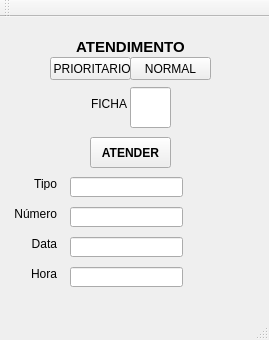
<?xml version="1.0" encoding="UTF-8"?>
<ui version="4.0">
 <class>atendimento</class>
 <widget class="QMainWindow" name="atendimento">
  <property name="geometry">
   <rect>
    <x>0</x>
    <y>0</y>
    <width>269</width>
    <height>340</height>
   </rect>
  </property>
  <property name="windowTitle">
   <string>atendimento</string>
  </property>
  <widget class="QWidget" name="centralWidget">
   <widget class="QPushButton" name="prioritario">
    <property name="geometry">
     <rect>
      <x>50</x>
      <y>40</y>
      <width>81</width>
      <height>23</height>
     </rect>
    </property>
    <property name="acceptDrops">
     <bool>false</bool>
    </property>
    <property name="text">
     <string> PRIORITARIO</string>
    </property>
   </widget>
   <widget class="QPushButton" name="normal">
    <property name="geometry">
     <rect>
      <x>130</x>
      <y>40</y>
      <width>81</width>
      <height>23</height>
     </rect>
    </property>
    <property name="text">
     <string>NORMAL</string>
    </property>
   </widget>
   <widget class="QLabel" name="label">
    <property name="geometry">
     <rect>
      <x>50</x>
      <y>20</y>
      <width>161</width>
      <height>20</height>
     </rect>
    </property>
    <property name="text">
     <string>&lt;html&gt;&lt;head/&gt;&lt;body&gt;&lt;p align=&quot;center&quot;&gt;&lt;span style=&quot; font-size:11pt; font-weight:600;&quot;&gt;ATENDIMENTO&lt;/span&gt;&lt;/p&gt;&lt;/body&gt;&lt;/html&gt;</string>
    </property>
   </widget>
   <widget class="QLineEdit" name="novaFicha">
    <property name="geometry">
     <rect>
      <x>130</x>
      <y>70</y>
      <width>41</width>
      <height>41</height>
     </rect>
    </property>
    <property name="font">
     <font>
      <pointsize>10</pointsize>
     </font>
    </property>
    <property name="text">
     <string/>
    </property>
   </widget>
   <widget class="QLabel" name="label_2">
    <property name="geometry">
     <rect>
      <x>80</x>
      <y>80</y>
      <width>47</width>
      <height>13</height>
     </rect>
    </property>
    <property name="text">
     <string>&lt;html&gt;&lt;head/&gt;&lt;body&gt;&lt;p align=&quot;right&quot;&gt;FICHA&lt;/p&gt;&lt;/body&gt;&lt;/html&gt;</string>
    </property>
   </widget>
   <widget class="QPushButton" name="atender">
    <property name="geometry">
     <rect>
      <x>90</x>
      <y>120</y>
      <width>81</width>
      <height>31</height>
     </rect>
    </property>
    <property name="font">
     <font>
      <pointsize>9</pointsize>
      <weight>75</weight>
      <bold>true</bold>
     </font>
    </property>
    <property name="acceptDrops">
     <bool>false</bool>
    </property>
    <property name="text">
     <string>ATENDER</string>
    </property>
   </widget>
   <widget class="QLineEdit" name="tipo">
    <property name="geometry">
     <rect>
      <x>70</x>
      <y>160</y>
      <width>113</width>
      <height>20</height>
     </rect>
    </property>
   </widget>
   <widget class="QLineEdit" name="numero">
    <property name="geometry">
     <rect>
      <x>70</x>
      <y>190</y>
      <width>113</width>
      <height>20</height>
     </rect>
    </property>
   </widget>
   <widget class="QLineEdit" name="horaM">
    <property name="geometry">
     <rect>
      <x>70</x>
      <y>250</y>
      <width>113</width>
      <height>20</height>
     </rect>
    </property>
   </widget>
   <widget class="QLineEdit" name="dataM">
    <property name="geometry">
     <rect>
      <x>70</x>
      <y>220</y>
      <width>113</width>
      <height>20</height>
     </rect>
    </property>
   </widget>
   <widget class="QLabel" name="label_3">
    <property name="geometry">
     <rect>
      <x>10</x>
      <y>160</y>
      <width>47</width>
      <height>13</height>
     </rect>
    </property>
    <property name="text">
     <string>&lt;html&gt;&lt;head/&gt;&lt;body&gt;&lt;p align=&quot;right&quot;&gt;Tipo&lt;/p&gt;&lt;/body&gt;&lt;/html&gt;</string>
    </property>
   </widget>
   <widget class="QLabel" name="label_4">
    <property name="geometry">
     <rect>
      <x>10</x>
      <y>190</y>
      <width>47</width>
      <height>13</height>
     </rect>
    </property>
    <property name="text">
     <string>&lt;html&gt;&lt;head/&gt;&lt;body&gt;&lt;p align=&quot;right&quot;&gt;Número&lt;/p&gt;&lt;/body&gt;&lt;/html&gt;</string>
    </property>
   </widget>
   <widget class="QLabel" name="label_5">
    <property name="geometry">
     <rect>
      <x>10</x>
      <y>220</y>
      <width>47</width>
      <height>13</height>
     </rect>
    </property>
    <property name="text">
     <string>&lt;html&gt;&lt;head/&gt;&lt;body&gt;&lt;p align=&quot;right&quot;&gt;Data&lt;/p&gt;&lt;/body&gt;&lt;/html&gt;</string>
    </property>
   </widget>
   <widget class="QLabel" name="label_6">
    <property name="geometry">
     <rect>
      <x>10</x>
      <y>250</y>
      <width>47</width>
      <height>13</height>
     </rect>
    </property>
    <property name="text">
     <string>&lt;html&gt;&lt;head/&gt;&lt;body&gt;&lt;p align=&quot;right&quot;&gt;Hora&lt;/p&gt;&lt;/body&gt;&lt;/html&gt;</string>
    </property>
   </widget>
  </widget>
  <widget class="QMenuBar" name="menuBar">
   <property name="geometry">
    <rect>
     <x>0</x>
     <y>0</y>
     <width>269</width>
     <height>21</height>
    </rect>
   </property>
  </widget>
  <widget class="QToolBar" name="mainToolBar">
   <attribute name="toolBarArea">
    <enum>TopToolBarArea</enum>
   </attribute>
   <attribute name="toolBarBreak">
    <bool>false</bool>
   </attribute>
  </widget>
  <widget class="QStatusBar" name="statusBar"/>
 </widget>
 <layoutdefault spacing="6" margin="11"/>
 <resources/>
 <connections/>
</ui>
